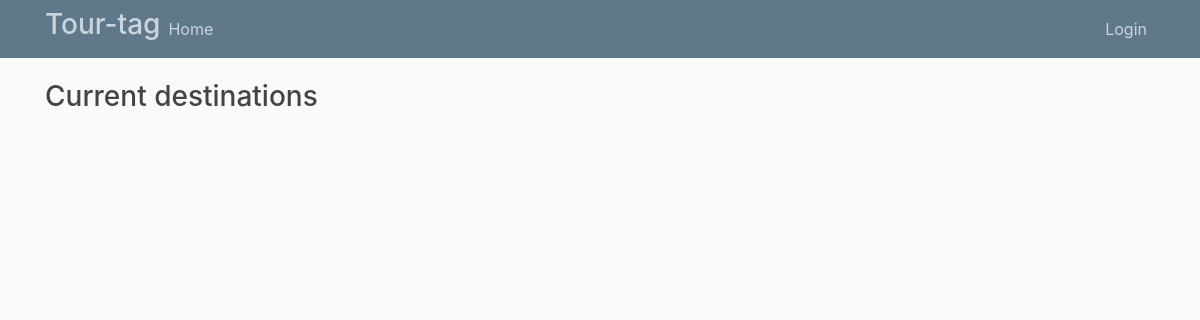
Before: / with the older database file.
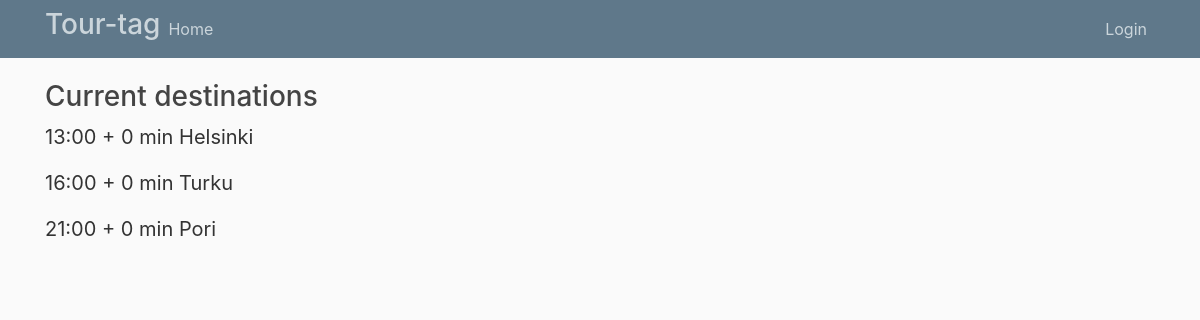
After: the same page with the newer database file.
### users/models.py (models this page shows)
class Destination(models.Model):
    destination = models.CharField(max_length=100)
    arrive_time = models.CharField(max_length=100)

### users/views.py (the view)
# urls.py: 2. Add a URL to urlpatterns:  path('', views.home, name='home')
def home(request):
    dests = Destination.objects.all()
    overtime = 0
    return render(request, 'home.html',{'dests': dests, 'overtime':overtime})

### users/templates/home.html (shortened to what this page needs)
{% extends "base.html" %}
{% block content %}
    <h3>Current destinations</h3>
    {% for dest in dests %}
        <form method="POST">
        <p style="font-size:125%">{{dest.arrive_time}} + {{overtime}} min {{dest.destination}} </p>
        </form>
    {% endfor %}
{% endblock content %}

### users/templates/base.html (shortened to what this page needs)
{% load static %}
<!DOCTYPE html>
<html>
    <head>
            <link rel="stylesheet" href="https://stackpath.bootstrapcdn.com/bootstrap/4.2.1/css/bootstrap.min.css">
    <link href="https://stackpath.bootstrapcdn.com/font-awesome/4.7.0/css/font-awesome.min.css" rel="stylesheet">
    <link rel="stylesheet" href="https://cdnjs.cloudflare.com/ajax/libs/tempusdominus-bootstrap-4/5.1.2/css/tempusdominus-bootstrap-4.min.css" />
        <link rel="stylesheet" href="https://maxcdn.bootstrapcdn.com/bootstrap/4.0.0/css/bootstrap.min.css">
        <link rel="stylesheet" type="text/css" href="{% static 'users/main.css' %}">
    </head>
<body>
    <header class="site-header">
        <nav class="navbar navbar-expand-md navbar-dark bg-steel fixed-top">
          <div class="container">
            <h3 style="color:#cbd5db">Tour-tag</h3>
            <div class="collapse navbar-collapse" id="navbarToggle">
              <div class="navbar-nav mr-auto">
                <a class="nav-item nav-link" href="{% url 'home' %}">Home</a>
              </div>
              <div class="navbar-nav">
                {% if user.is_authenticated %}
                <a class="nav-item nav-link" href="{% url 'logout' %}">logout</a>
                {% else %}
                  <a class="nav-item nav-link" href="{% url 'login' %}">Login</a>
                {% endif %}
              </div>
            </div>
          </div>
        </nav>
      </header>
    <main role="main" class="container">
        <div class="row">
          <div class="col-md-8">
            {% block content %}{% endblock %}
          </div>
        </div>
      </main>
</body>
</html>

### users/static/users/main.css (style rules this page uses)
body { background: #fafafa; color: #333333; margin-top: 5rem; }
h1, h2, h3, h4, h5, h6 { color: #444444; }
.bg-steel { background-color: #5f788a; }
.site-header .navbar-nav .nav-link { color: #cbd5db; }

Changed rows visible on the page:
added Destination: arrive_time "13:00", overtime "0", destination "Helsinki"
added Destination: arrive_time "16:00", overtime "0", destination "Turku"
added Destination: arrive_time "21:00", overtime "0", destination "Pori"
